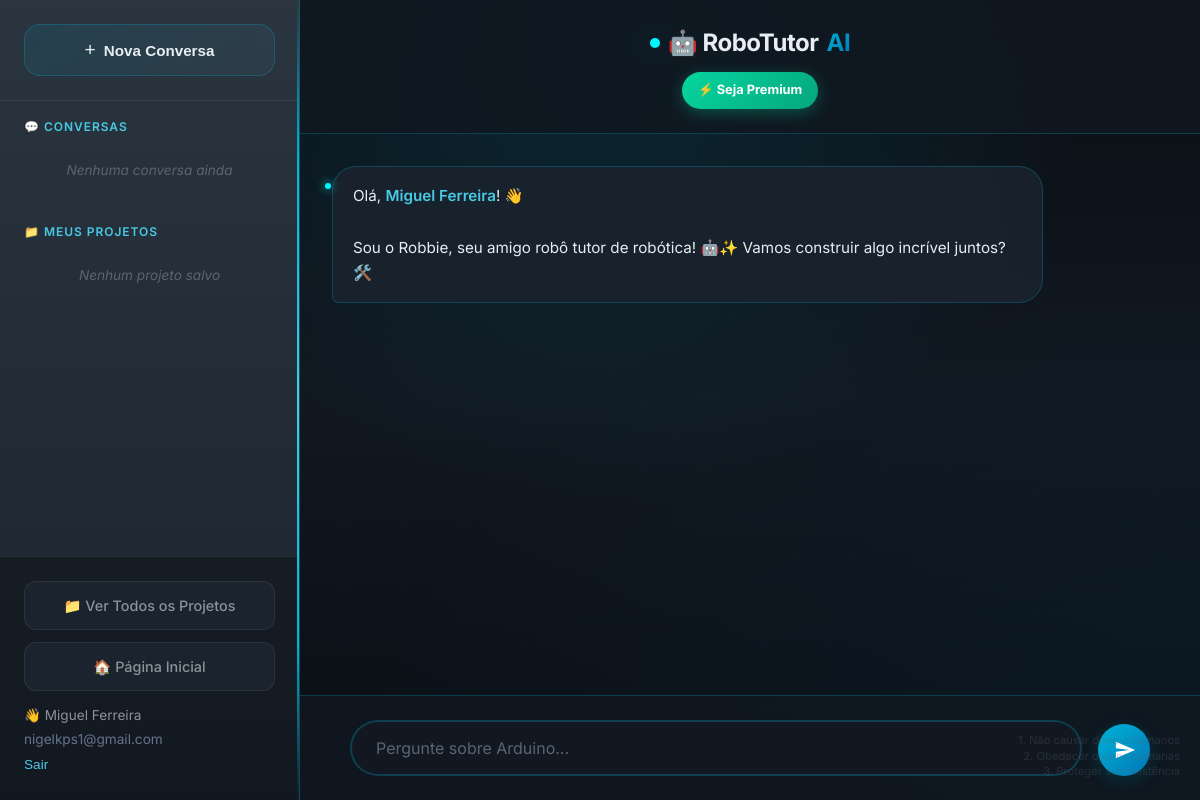
The app's page /chat/ (signed in), older data.
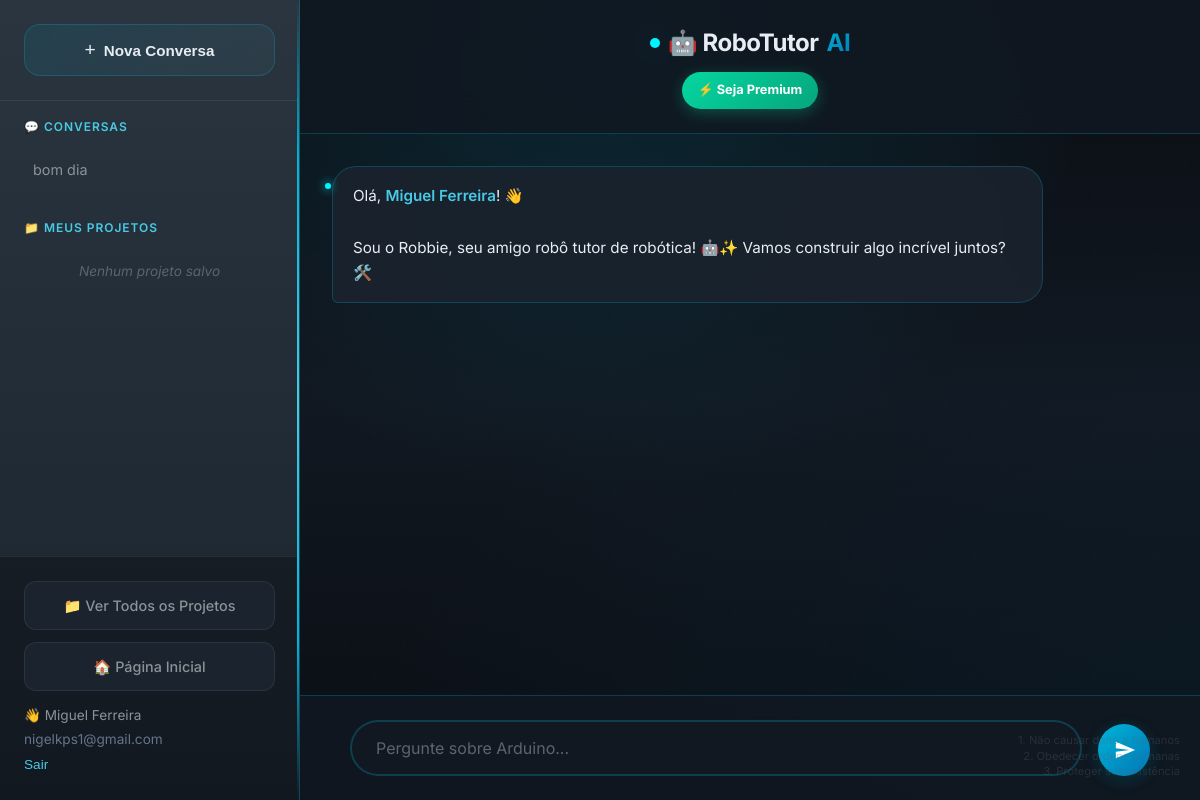
The same page, newer data.
### core/models.py (models this page shows, shortened)
class Conversation(models.Model):
    user = models.ForeignKey(User, on_delete=models.CASCADE, related_name='conversations')
    title = models.CharField(max_length=100, default="Nova Conversa")
    created_at = models.DateTimeField(auto_now_add=True)

### core/views.py (the view)
# urls.py: path('chat/', views.index, name='index'),
@login_required
def index(request):
    today = timezone.now().date()
    usage_count = MessageLog.objects.filter(
        user=request.user,
        timestamp__date=today,
        role='user'
    ).count()
    LIMIT = 50 if getattr(request.user, 'profile', None) and request.user.profile.is_premium else 10
    remaining = max(0, LIMIT - usage_count)
    is_premium = getattr(request.user, 'profile', None) and request.user.profile.is_premium
    conversations = Conversation.objects.filter(user=request.user).order_by('-created_at')
    try:
        projects = list(Project.objects.filter(user=request.user))
    except Exception:
        projects = []
    return render(request, 'core/index.html', {
        'remaining': remaining,
        'limit': LIMIT,
        'is_premium': is_premium,
        'user': request.user,
        'conversations': conversations,
        'projects': projects
    })

### core/templates/core/index.html (shortened to what this page needs)
{% load static %}
<!DOCTYPE html>
<html lang="pt-br">
<head>
    <link rel="stylesheet" href="{% static 'style.css' %}">
</head>
<body>
    <div class="app-container">
        <aside class="sidebar" id="sidebar">
            <div class="sidebar-header">
                <button onclick="startNewChat()" class="new-chat-btn">
                    <span>+</span> Nova Conversa
                </button>
            </div>
            <div class="history-list">
                <div class="sidebar-section">
                    <div class="section-title">💬 Conversas</div>
                    {% for conv in conversations %}
                    <div class="history-item" id="conv-{{ conv.id }}">
                        <span class="title" onclick="loadConversation({{ conv.id }})">{{ conv.title }}</span>
                    </div>
                    {% empty %}
                    <div class="sidebar-empty">Nenhuma conversa ainda</div>
                    {% endfor %}
                </div>
                <div class="sidebar-section">
                    <div class="section-title">📁 Meus Projetos</div>
                    {% for project in projects %}
                    <div class="history-item project-item {% if project.status == 'completed' %}completed{% endif %}"
                        id="project-{{ project.id }}">
                        <span class="title"
                            onclick="{% if project.conversation %}loadConversation({{ project.conversation.id }}){% endif %}">
                            {% if project.status == 'completed' %}✅{% elif project.status == 'paused' %}⏸️{% else %}🔧{% endif %}
                            {{ project.title }}
                        </span>
                        <button class="delete-btn" onclick="deleteProject({{ project.id }}, event)"
                            title="Apagar">🗑️</button>
                    </div>
                    {% empty %}
                    <div class="sidebar-empty">Nenhum projeto salvo</div>
                    {% endfor %}
                </div>
            </div>
            <div class="user-profile">
                <a href="{% url 'projects' %}">📁 Ver Todos os Projetos</a>
                <a href="{% url 'landing' %}">🏠 Página Inicial</a>
                <div>
                    👋 {{ user.first_name|default:user.username }}<br>
                    <span style="color: #64748b;">{{ user.email }}</span><br>
                    <form method="post" action="{% url 'logout' %}" style="display:inline;">
                        <button type="submit">Sair</button>
                    </form>
                </div>
            </div>
        </aside>
        <main class="chat-interface">
            <header class="chat-header">
                <h1>🤖 RoboTutor <span>AI</span></h1>
                <div>
                    {% if is_premium %}
                    <span class="premium-badge">PREMIUM 👑</span>
                    {% else %}
                    <a href="{% url 'subscribe' %}" class="upgrade-btn">⚡ Seja Premium</a>
                    {% endif %}
                </div>
            </header>
            <div id="chat-messages" class="chat-messages">
                <div class="message bot">
                    Olá, <strong>{{ user.first_name|default:user.username }}</strong>! 👋<br><br>
                    Sou o Robbie, seu amigo robô tutor de robótica! 🤖✨ Vamos construir algo incrível juntos? 🛠️
                </div>
            </div>
            <div class="chat-input-area">
                <form class="input-form" onsubmit="handleFormSubmit(event)">
                    <input type="text" id="user-input" class="chat-input" placeholder="Pergunte sobre Arduino..."
                        aria-label="Sua mensagem" autocomplete="off">
                    <button type="submit" class="send-button" aria-label="Enviar mensagem">
                        <svg viewBox="0 0 24 24">
                            <path d="M2.01 21L23 12 2.01 3 2 10l15 2-15 2z"></path>
                        </svg>
                    </button>
                </form>
            </div>
        </main>
    </div>
    <div class="three-laws">
        1. Não causar dano a humanos<br>
        2. Obedecer ordens humanas<br>
        3. Proteger sua existência
    </div>
</body>

Row changes from the older to the newer data that the page shows:
added Conversation: title "bom dia"
Text that changed along with them:
text no longer shown: "Nenhuma conversa ainda"
